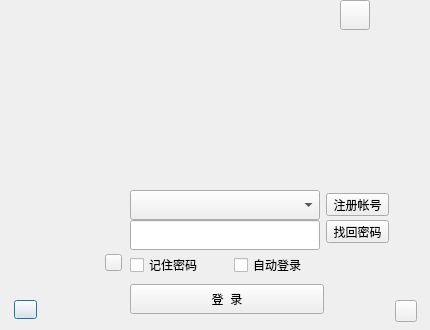
<?xml version="1.0" encoding="UTF-8"?>
<ui version="4.0">
 <class>LoginWindow</class>
 <widget class="QDialog" name="LoginWindow">
  <property name="geometry">
   <rect>
    <x>0</x>
    <y>0</y>
    <width>430</width>
    <height>330</height>
   </rect>
  </property>
  <property name="minimumSize">
   <size>
    <width>430</width>
    <height>330</height>
   </size>
  </property>
  <property name="maximumSize">
   <size>
    <width>430</width>
    <height>330</height>
   </size>
  </property>
  <property name="windowTitle">
   <string>Dialog</string>
  </property>
  <property name="locale">
   <locale language="English" country="UnitedStates"/>
  </property>
  <widget class="QComboBox" name="accountComboBox">
   <property name="geometry">
    <rect>
     <x>130</x>
     <y>190</y>
     <width>190</width>
     <height>30</height>
    </rect>
   </property>
   <property name="sizePolicy">
    <sizepolicy hsizetype="Fixed" vsizetype="Fixed">
     <horstretch>0</horstretch>
     <verstretch>0</verstretch>
    </sizepolicy>
   </property>
   <property name="minimumSize">
    <size>
     <width>190</width>
     <height>30</height>
    </size>
   </property>
   <property name="maximumSize">
    <size>
     <width>190</width>
     <height>30</height>
    </size>
   </property>
   <property name="focusPolicy">
    <enum>Qt::WheelFocus</enum>
   </property>
   <property name="contextMenuPolicy">
    <enum>Qt::NoContextMenu</enum>
   </property>
   <property name="accessibleName">
    <string>login_username</string>
   </property>
   <property name="locale">
    <locale language="Chinese" country="China"/>
   </property>
   <property name="editable">
    <bool>false</bool>
   </property>
   <property name="insertPolicy">
    <enum>QComboBox::NoInsert</enum>
   </property>
  </widget>
  <widget class="QLineEdit" name="passwordEdit">
   <property name="geometry">
    <rect>
     <x>130</x>
     <y>220</y>
     <width>190</width>
     <height>30</height>
    </rect>
   </property>
   <property name="sizePolicy">
    <sizepolicy hsizetype="Fixed" vsizetype="Fixed">
     <horstretch>0</horstretch>
     <verstretch>0</verstretch>
    </sizepolicy>
   </property>
   <property name="minimumSize">
    <size>
     <width>190</width>
     <height>30</height>
    </size>
   </property>
   <property name="maximumSize">
    <size>
     <width>190</width>
     <height>30</height>
    </size>
   </property>
   <property name="contextMenuPolicy">
    <enum>Qt::DefaultContextMenu</enum>
   </property>
   <property name="echoMode">
    <enum>QLineEdit::Password</enum>
   </property>
  </widget>
  <widget class="QPushButton" name="loginButton">
   <property name="geometry">
    <rect>
     <x>130</x>
     <y>284</y>
     <width>194</width>
     <height>30</height>
    </rect>
   </property>
   <property name="minimumSize">
    <size>
     <width>194</width>
     <height>30</height>
    </size>
   </property>
   <property name="maximumSize">
    <size>
     <width>194</width>
     <height>30</height>
    </size>
   </property>
   <property name="focusPolicy">
    <enum>Qt::NoFocus</enum>
   </property>
   <property name="text">
    <string>登  录</string>
   </property>
  </widget>
  <widget class="QPushButton" name="moreAccountLogin">
   <property name="geometry">
    <rect>
     <x>14</x>
     <y>300</y>
     <width>23</width>
     <height>19</height>
    </rect>
   </property>
   <property name="minimumSize">
    <size>
     <width>23</width>
     <height>19</height>
    </size>
   </property>
   <property name="maximumSize">
    <size>
     <width>23</width>
     <height>19</height>
    </size>
   </property>
   <property name="text">
    <string/>
   </property>
  </widget>
  <widget class="QPushButton" name="loginState">
   <property name="geometry">
    <rect>
     <x>105</x>
     <y>254</y>
     <width>17</width>
     <height>17</height>
    </rect>
   </property>
   <property name="minimumSize">
    <size>
     <width>17</width>
     <height>17</height>
    </size>
   </property>
   <property name="maximumSize">
    <size>
     <width>17</width>
     <height>17</height>
    </size>
   </property>
   <property name="text">
    <string/>
   </property>
   <property name="iconSize">
    <size>
     <width>18</width>
     <height>18</height>
    </size>
   </property>
  </widget>
  <widget class="QPushButton" name="pButtonRegistAccount">
   <property name="geometry">
    <rect>
     <x>326</x>
     <y>193</y>
     <width>63</width>
     <height>23</height>
    </rect>
   </property>
   <property name="text">
    <string>注册帐号</string>
   </property>
  </widget>
  <widget class="QPushButton" name="pButtonForgetPassword">
   <property name="geometry">
    <rect>
     <x>326</x>
     <y>220</y>
     <width>63</width>
     <height>23</height>
    </rect>
   </property>
   <property name="text">
    <string>找回密码</string>
   </property>
  </widget>
  <widget class="QLabel" name="userHead">
   <property name="geometry">
    <rect>
     <x>40</x>
     <y>190</y>
     <width>80</width>
     <height>80</height>
    </rect>
   </property>
   <property name="minimumSize">
    <size>
     <width>80</width>
     <height>80</height>
    </size>
   </property>
   <property name="maximumSize">
    <size>
     <width>80</width>
     <height>80</height>
    </size>
   </property>
   <property name="text">
    <string/>
   </property>
  </widget>
  <widget class="QPushButton" name="pButtongFlicker">
   <property name="geometry">
    <rect>
     <x>395</x>
     <y>300</y>
     <width>22</width>
     <height>22</height>
    </rect>
   </property>
   <property name="sizePolicy">
    <sizepolicy hsizetype="Minimum" vsizetype="Fixed">
     <horstretch>0</horstretch>
     <verstretch>0</verstretch>
    </sizepolicy>
   </property>
   <property name="minimumSize">
    <size>
     <width>22</width>
     <height>22</height>
    </size>
   </property>
   <property name="maximumSize">
    <size>
     <width>22</width>
     <height>22</height>
    </size>
   </property>
   <property name="text">
    <string/>
   </property>
  </widget>
  <widget class="QPushButton" name="pButtonArrow">
   <property name="geometry">
    <rect>
     <x>340</x>
     <y>0</y>
     <width>30</width>
     <height>30</height>
    </rect>
   </property>
   <property name="sizePolicy">
    <sizepolicy hsizetype="Minimum" vsizetype="Fixed">
     <horstretch>0</horstretch>
     <verstretch>0</verstretch>
    </sizepolicy>
   </property>
   <property name="minimumSize">
    <size>
     <width>30</width>
     <height>30</height>
    </size>
   </property>
   <property name="maximumSize">
    <size>
     <width>30</width>
     <height>30</height>
    </size>
   </property>
   <property name="text">
    <string/>
   </property>
  </widget>
  <widget class="QWidget" name="">
   <property name="geometry">
    <rect>
     <x>130</x>
     <y>250</y>
     <width>190</width>
     <height>31</height>
    </rect>
   </property>
   <layout class="QHBoxLayout" name="horizontalLayout">
    <property name="spacing">
     <number>18</number>
    </property>
    <property name="sizeConstraint">
     <enum>QLayout::SetMinimumSize</enum>
    </property>
    <item>
     <widget class="QCheckBox" name="rememberPsd">
      <property name="tabletTracking">
       <bool>false</bool>
      </property>
      <property name="text">
       <string>记住密码</string>
      </property>
      <property name="checkable">
       <bool>true</bool>
      </property>
      <property name="autoRepeat">
       <bool>false</bool>
      </property>
     </widget>
    </item>
    <item>
     <widget class="QCheckBox" name="autoLogin">
      <property name="sizePolicy">
       <sizepolicy hsizetype="Minimum" vsizetype="Fixed">
        <horstretch>0</horstretch>
        <verstretch>0</verstretch>
       </sizepolicy>
      </property>
      <property name="text">
       <string>自动登录</string>
      </property>
     </widget>
    </item>
   </layout>
  </widget>
  <zorder>userHead</zorder>
  <zorder>loginState</zorder>
  <zorder>accountComboBox</zorder>
  <zorder>passwordEdit</zorder>
  <zorder>autoLogin</zorder>
  <zorder>loginButton</zorder>
  <zorder>moreAccountLogin</zorder>
  <zorder>pButtonRegistAccount</zorder>
  <zorder>pButtonForgetPassword</zorder>
  <zorder>pButtongFlicker</zorder>
  <zorder>pButtonArrow</zorder>
 </widget>
 <resources/>
 <connections/>
</ui>
